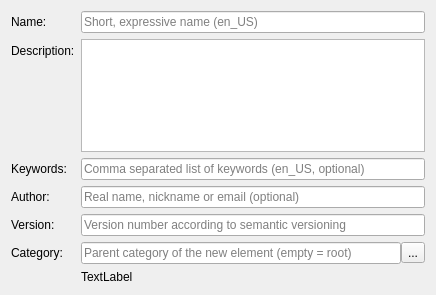
<?xml version="1.0" encoding="UTF-8"?>
<ui version="4.0">
 <class>librepcb::library::editor::NewElementWizardPage_EnterMetadata</class>
 <widget class="QWizardPage" name="librepcb::library::editor::NewElementWizardPage_EnterMetadata">
  <property name="geometry">
   <rect>
    <x>0</x>
    <y>0</y>
    <width>436</width>
    <height>295</height>
   </rect>
  </property>
  <property name="windowTitle">
   <string>Enter Metadata</string>
  </property>
  <property name="title">
   <string>Enter Metadata</string>
  </property>
  <property name="subTitle">
   <string>Please specify some metadata about the new element.</string>
  </property>
  <layout class="QFormLayout" name="formLayout">
   <item row="0" column="0">
    <widget class="QLabel" name="label">
     <property name="text">
      <string>Name:</string>
     </property>
    </widget>
   </item>
   <item row="1" column="0">
    <widget class="QLabel" name="label_2">
     <property name="text">
      <string>Description:</string>
     </property>
    </widget>
   </item>
   <item row="2" column="0">
    <widget class="QLabel" name="label_3">
     <property name="text">
      <string>Keywords:</string>
     </property>
    </widget>
   </item>
   <item row="3" column="0">
    <widget class="QLabel" name="label_4">
     <property name="text">
      <string>Author:</string>
     </property>
    </widget>
   </item>
   <item row="4" column="0">
    <widget class="QLabel" name="label_5">
     <property name="text">
      <string>Version:</string>
     </property>
    </widget>
   </item>
   <item row="5" column="0">
    <widget class="QLabel" name="label_6">
     <property name="text">
      <string>Category:</string>
     </property>
    </widget>
   </item>
   <item row="0" column="1">
    <widget class="QLineEdit" name="edtName">
     <property name="maxLength">
      <number>50</number>
     </property>
     <property name="placeholderText">
      <string>Short, expressive name (en_US)</string>
     </property>
    </widget>
   </item>
   <item row="1" column="1">
    <widget class="QPlainTextEdit" name="edtDescription">
     <property name="placeholderText" stdset="0">
      <string/>
     </property>
    </widget>
   </item>
   <item row="2" column="1">
    <widget class="QLineEdit" name="edtKeywords">
     <property name="maxLength">
      <number>100</number>
     </property>
     <property name="placeholderText">
      <string>Comma separated list of keywords (en_US, optional)</string>
     </property>
    </widget>
   </item>
   <item row="3" column="1">
    <widget class="QLineEdit" name="edtAuthor">
     <property name="maxLength">
      <number>100</number>
     </property>
     <property name="placeholderText">
      <string>Real name, nickname or email (optional)</string>
     </property>
    </widget>
   </item>
   <item row="4" column="1">
    <widget class="QLineEdit" name="edtVersion">
     <property name="maxLength">
      <number>100</number>
     </property>
     <property name="placeholderText">
      <string>Version number according to semantic versioning</string>
     </property>
    </widget>
   </item>
   <item row="5" column="1">
    <layout class="QHBoxLayout" name="horizontalLayout">
     <property name="spacing">
      <number>0</number>
     </property>
     <item>
      <widget class="QLineEdit" name="edtCategory">
       <property name="maxLength">
        <number>50</number>
       </property>
       <property name="placeholderText">
        <string>Parent category of the new element (empty = root)</string>
       </property>
      </widget>
     </item>
     <item>
      <widget class="QToolButton" name="btnChooseCategory">
       <property name="text">
        <string>...</string>
       </property>
      </widget>
     </item>
    </layout>
   </item>
   <item row="6" column="1">
    <widget class="QLabel" name="lblCategoryTree">
     <property name="text">
      <string notr="true">TextLabel</string>
     </property>
    </widget>
   </item>
  </layout>
 </widget>
 <resources/>
 <connections/>
</ui>
